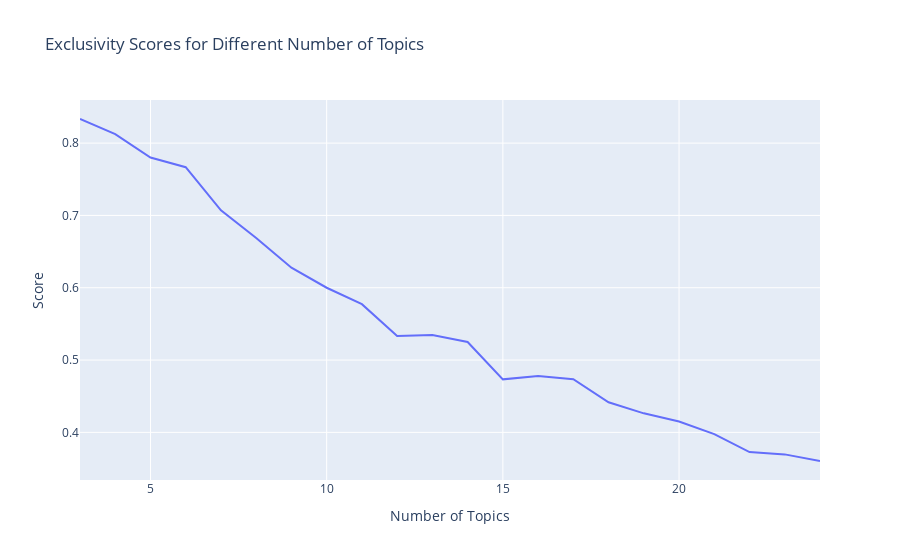

Write notebook code for a chart like this one.
### Code cell
# Line plot for exclusivity over the range of topics
fig = px.line(
    df_results,
    x='num_topics',
    y=['exclusivity'],
    labels={'num_topics': 'Number of Topics', 'value': 'Score'},
    title='Exclusivity Scores for Different Number of Topics'
)

# Update layout for better readability
fig.update_layout(
    xaxis_title='Number of Topics',
    yaxis_title='Score',
    legend_title_text='Metrics',
    showlegend=False
)

fig.show()

### Figure 1 — Plotly figure (JSON) as saved in the notebook; plotly's stock layout.template omitted (floating-point values rounded to 4 significant figures)
{"data": [{"hovertemplate": "variable=exclusivity<br>Number of Topics=%{x}<br>Score=%{y}<extra></extra>", "legendgroup": "exclusivity", "line": {"color": "#636efa", "dash": "solid"}, "marker": {"symbol": "circle"}, "mode": "lines", "name": "exclusivity", "orientation": "v", "showlegend": true, "type": "scatter", "x": [3, 4, 5, 6, 7, 8, 9, 10, 11, 12, 13, 14, 15, 16, 17, 18, 19, 20, 21, 22, 23, 24], "xaxis": "x", "y": [0.8333, 0.8125, 0.78, 0.7667, 0.7071, 0.6687, 0.6278, 0.6, 0.5773, 0.5333, 0.5346, 0.525, 0.4733, 0.4781, 0.4735, 0.4417, 0.4263, 0.415, 0.3976, 0.3727, 0.3696, 0.3604], "yaxis": "y"}], "layout": {"legend": {"title": {"text": "Metrics"}, "tracegroupgap": 0}, "showlegend": false, "title": {"text": "Exclusivity Scores for Different Number of Topics"}, "xaxis": {"anchor": "y", "domain": [0, 1], "title": {"text": "Number of Topics"}}, "yaxis": {"anchor": "x", "domain": [0, 1], "title": {"text": "Score"}}}}
